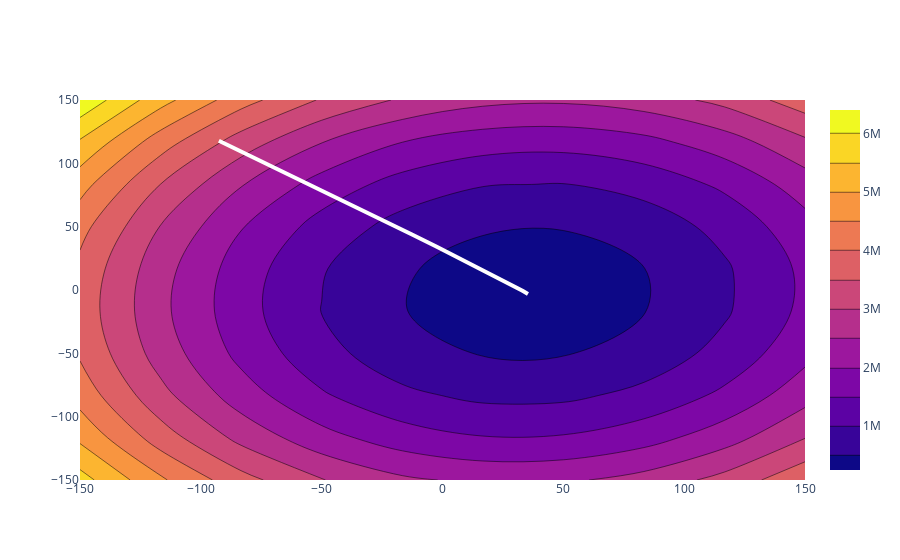

Write notebook code for a chart like this one.
### Code cell
import plotly.graph_objects as go

fig = go.Figure(go.Scatter(x=np.array(all_m).ravel(), y=np.array(all_b).ravel(), name='High 2014',
                         line=dict(color='#fff', width=4)))

fig.add_trace(go.Contour(z=z_arr,x=m_arr,y=b_arr))
fig.show()
